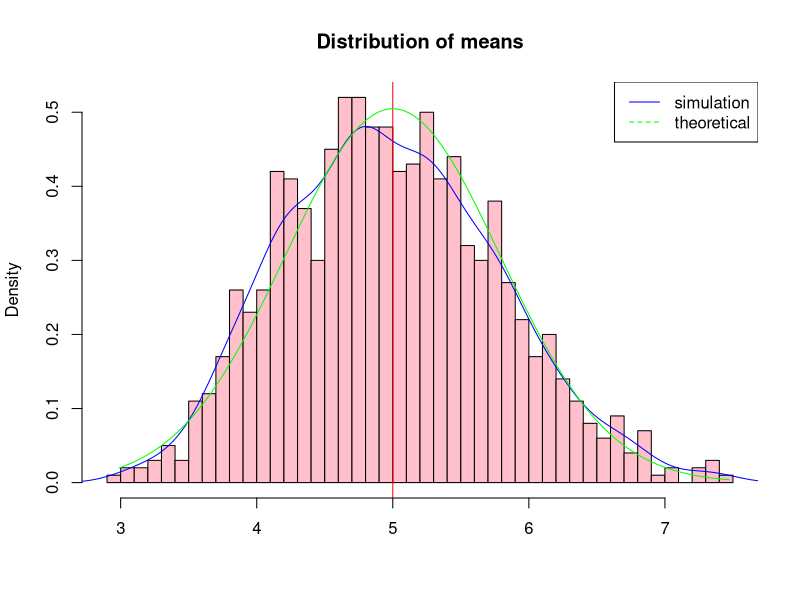
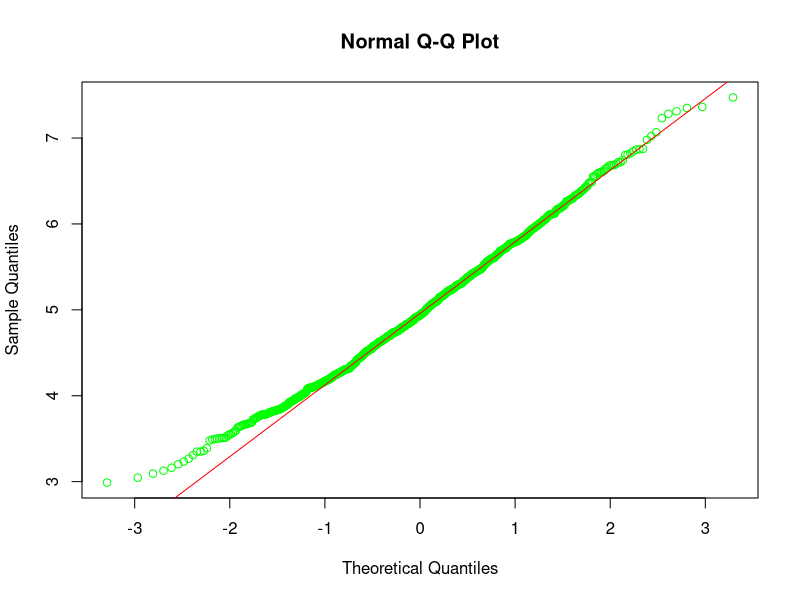

These charts were generated, in order, by the following R code:
## ---- chunk 1
#simulate data
#make a 1000 by 40 empty matrix, expmat
set.seed(3)
expmat=matrix(0,1000,40)
#Use for loop to sillumate data from exponential distribution with rate is 0.2
for(i in 1:40){
  expmat[,i]=rexp(1000,0.2)
  expmat
}
lambda=0.2
#calculte the averages of each column
#store averages of 40 exponential distribution in a vector,expmean
expmean=rowMeans(expmat)
## ---- chunk 2
#Histogram of the averages
hist(expmean,breaks=50,prob=T,main="Distribution of means",xlab="",col="pink")
#Density of the averages
lines(density(expmean),col="blue")
#The theoretical mean of the averages
abline(v=1/lambda,col="red")
theo.x=seq(min(expmean),max(expmean),length=1000)
theo.y=dnorm(theo.x,mean=1/lambda,sd=1/(lambda*sqrt(40)))
lines(theo.x,theo.y,pch=30,col="green")
legend("topright", c("simulation", "theoretical"), lty=c(1,2), col=c("blue", "green"))
## ---- chunk 3
shapiro.test(expmean)
## ---- chunk 4
qqnorm(expmean,col="green")
qqline(expmean,col="red")
## ---- chunk 5
n=40
sd=apply(expmat,1,sd)
lower.bound=expmean-1.96*sd/sqrt(n)
upper.bound=expmean+1.96*sd/sqrt(n)
mean((1/lambda)>lower.bound &(1/lambda)<upper.bound)
